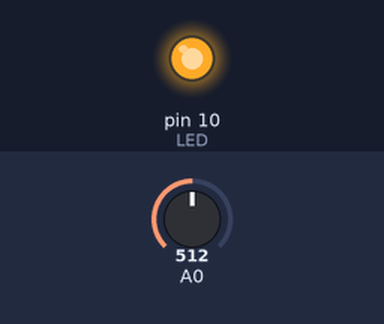
This sketch was run on a simulated Arduino Uno, built with avr-gcc and run on an emulated ATmega328P. Shown: output pins drawn as LEDs (lit = HIGH). The test bench sets the inputs (shaded band); at power-on: A0 = 512.

Above: at 1.2 s.
1.3 s: A0 set to 122
At 2.5 s:
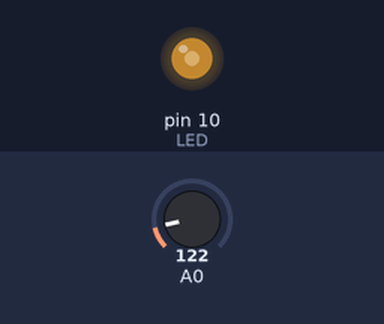
2.8 s: A0 set to 0
At 3.6 s:
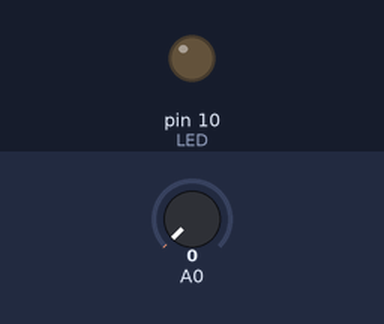
4.3 s: A0 set to 306
At 4.7 s:
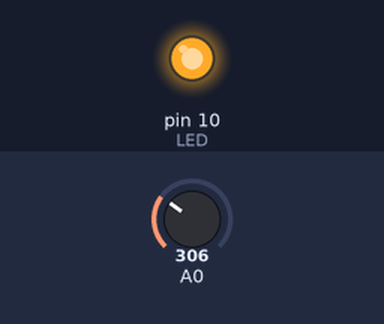
Timing chart, 0 to 7.3 s (numbered marks = the images above; inputs shaded):
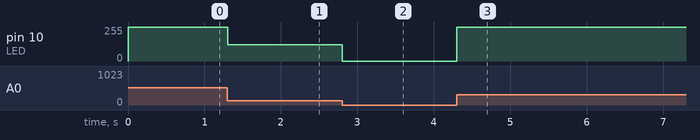

The sketch:

analog_led.ino
```cpp
#define LED 10

void setup() {
  pinMode(LED, OUTPUT);
}

void loop() {
  int ADCvalue = analogRead(A0);
  ADCvalue == ADCvalue >> 2;
  analogWrite(LED, ADCvalue);
  delay(10);
}
```

Measured:
- after the input at 1.3 s, pin 10 (LED): 255/255 → 122/255 at once
- after the input at 2.8 s, pin 10 (LED): 122/255 → 0/255 at once
- after the input at 4.3 s, pin 10 (LED): 0/255 → 255/255 at once
